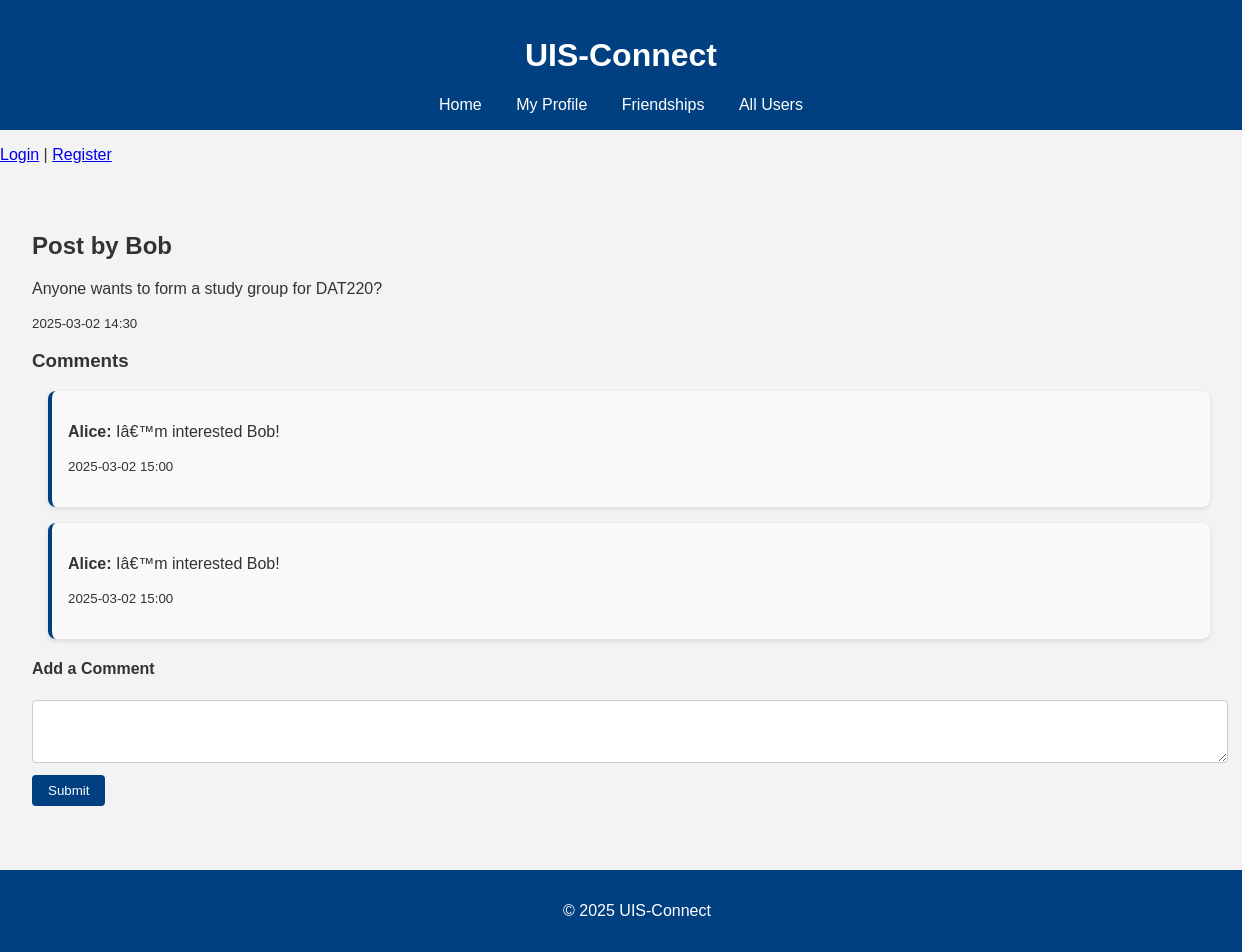
Screenshot of /post/2 with the database file from the repository.
### tables this page shows
CREATE TABLE users (
    id INTEGER PRIMARY KEY AUTOINCREMENT,
    username TEXT NOT NULL,
    major TEXT,
    interests TEXT
, study_level TEXT CHECK (study_level IN ('Bachelor', 'Master', 'PhD')), campus TEXT CHECK (campus IN ('Ullandhaug', 'Bjergsted', 'Arkeologisk museum')), student_number TEXT);

CREATE TABLE posts (
    id INTEGER PRIMARY KEY AUTOINCREMENT,
    user_id INTEGER,
    content TEXT,
    timestamp TEXT,
    FOREIGN KEY(user_id) REFERENCES users(id)
);

CREATE TABLE comments (
    id INTEGER PRIMARY KEY AUTOINCREMENT,
    post_id INTEGER,
    user_id INTEGER,
    content TEXT,
    timestamp TEXT,
    FOREIGN KEY(post_id) REFERENCES posts(id),
    FOREIGN KEY(user_id) REFERENCES users(id)
);

### app.py (the view, shortened to what this page needs)
@app.route('/post/<int:post_id>', methods=['GET', 'POST'])
def post(post_id):
    post, comments = get_post_with_comments(post_id)
    return render_template('post.html', post=post, comments=comments)

### db_utils.py (called while the page is built)
def get_db_connection():
    conn = sqlite3.connect(DATABASE)
    conn.row_factory = sqlite3.Row
    return conn

def get_post_with_comments(post_id):
    conn = get_db_connection()
    post = conn.execute("""
        SELECT posts.id, posts.content, posts.timestamp, users.username
        FROM posts
        JOIN users ON posts.user_id = users.id
        WHERE posts.id = ?
    """, (post_id,)).fetchone()
    comments = conn.execute("""
        SELECT comments.content, comments.timestamp, users.username
        FROM comments
        JOIN users ON comments.user_id = users.id
        WHERE comments.post_id = ?
        ORDER BY comments.timestamp ASC
    """, (post_id,)).fetchall()
    conn.close()
    return post, comments

### templates/post.html
{% extends "base.html" %}
{% block content %}
    <h2>Post by {{ post.username }}</h2>
    <p>{{ post.content }}</p>
    <p><small>{{ post.timestamp }}</small></p>
    <h3>Comments</h3>
    {% for comment in comments %}
        <div class="comment">
            <p><strong>{{ comment.username }}:</strong> {{ comment.content }}</p>
            <p><small>{{ comment.timestamp }}</small></p>
        </div>
    {% else %}
        <p>No comments yet.</p>
    {% endfor %}
    <h4>Add a Comment</h4>
    <form method="post">
        <textarea name="content" rows="3" required></textarea><br>
        <button type="submit">Submit</button>
    </form>
{% endblock %}

### static/style.css (style rules this page uses)
body { font-family: Arial, sans-serif; margin: 0; padding: 0; background-color: #f3f3f3; color: #333; }
.post, .comment { background-color: white; border-radius: 8px; padding: 1rem; margin-bottom: 1rem; box-shadow: 0 2px 5px rgba(0,0,0,0.1); }
.comment { background-color: #f9f9f9; margin-left: 1rem; border-left: 4px solid #004080; }
form { margin-top: 1rem; }
textarea { width: 100%; padding: 0.5rem; border-radius: 4px; border: 1px solid #ccc; resize: vertical; }
button { margin-top: 0.5rem; background-color: #004080; color: white; border: none; padding: 0.5rem 1rem; border-radius: 4px; cursor: pointer; }

### rows the page displays
users: username "Bob"
posts: content "Anyone wants to form a study group for DAT220?", timestamp "2025-03-02 14:30"
comments: username "Alice", content "Iâ€™m interested Bob!", timestamp "2025-03-02 15:00"
comments: username "Alice", content "Iâ€™m interested Bob!", timestamp "2025-03-02 15:00"
